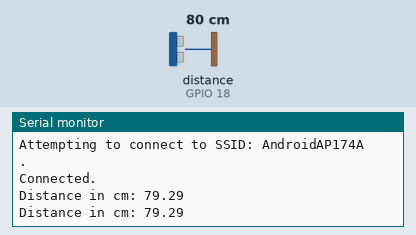
A sketch run on a simulated ESP32. On the bench: the last lines printed to the serial monitor. Inputs (shaded band) come from the test bench; at power-on: distance to the obstacle (sensor on GPIO 18) 80 cm. The echo pulse lasts 58.3 µs per cm; WiFi joins after 1.5 s; servers stay silent unless stated.

Above: at 7.1 s.
7.2 s: distance to the obstacle (sensor on GPIO 18) set to 2 cm
At 8.0 s:
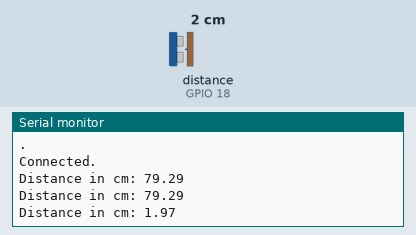
9.5 s: distance to the obstacle (sensor on GPIO 18) set to 4 cm
At 11.3 s:
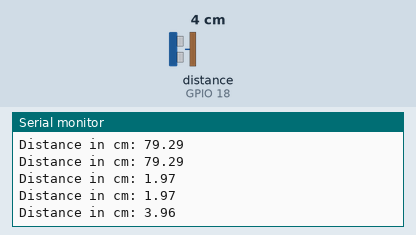
Timing chart, 0 to 12.8 s (numbered marks = the images above; inputs shaded):
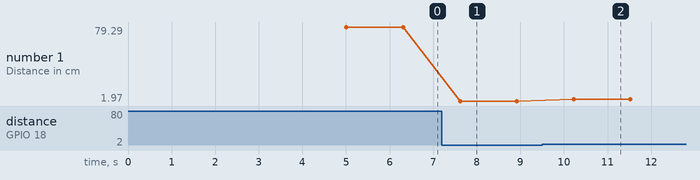

Measured:
- after the input at 7.2 s, the serial monitor: prints a new line after 0.42 s (image 1)
- after the input at 9.5 s, the serial monitor: prints a new line after 0.72 s (image 2)
- plotted number 1: 79.29 → 1.97 after the input at 7.2 s, 1.97 → 3.96 after the input at 9.5 s

The sketch:

ultraspeak.ino
```cpp
#include "ThingSpeak.h"
#include "WiFi.h"

//----------- Enter you Wi-Fi Details---------//
char ssid[] = "AndroidAP174A"; //SSID
char pass[] = "umeshp285"; // Password
//-------------------------------------------//

const int trigger = 5;//16;
const int echo = 18;//5;
long T;
float distanceCM;
WiFiClient  client;

unsigned long myChannelField =  1142831; // Channel ID
const int ChannelField = 5; // Which channel to write data
const char * myWriteAPIKey = "AI0B2OH6EYV7UDHI"; // Your write API Key

void setup()
{
  Serial.begin(115200);
  pinMode(trigger, OUTPUT);
  pinMode(echo, INPUT);
  WiFi.mode(WIFI_STA);
  ThingSpeak.begin(client);
}
void loop()
{
  if (WiFi.status() != WL_CONNECTED)
  {
    Serial.print("Attempting to connect to SSID: ");
    Serial.println(ssid);
    while (WiFi.status() != WL_CONNECTED)
    {
      WiFi.begin(ssid, pass);
      Serial.print(".");
      delay(5000);
    }
    Serial.println("\nConnected.");
  }

  digitalWrite(trigger, LOW);
  delay(1);
  digitalWrite(trigger, HIGH);
  delayMicroseconds(10);
  digitalWrite(trigger, LOW);
  T = pulseIn(echo, HIGH);
  distanceCM = T * 0.034;
  distanceCM = distanceCM / 2;
  Serial.print("Distance in cm: ");
  Serial.println(distanceCM);
  ThingSpeak.writeField(myChannelField, ChannelField, distanceCM, myWriteAPIKey);
  delay(1000);
}
```
